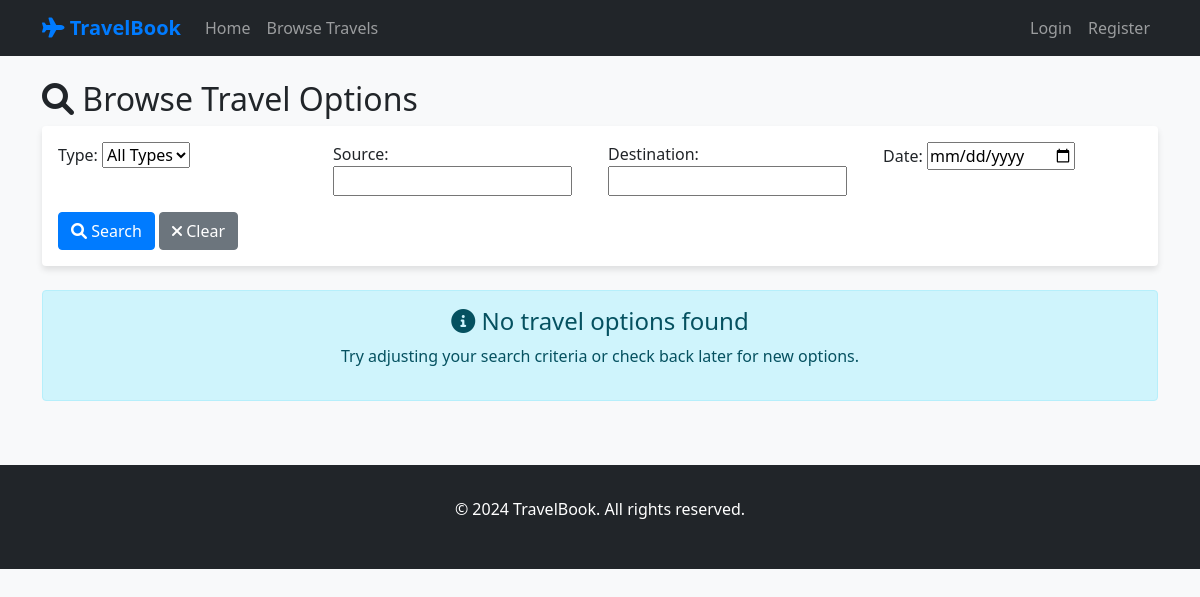
Before: /travels/ with the older database file.
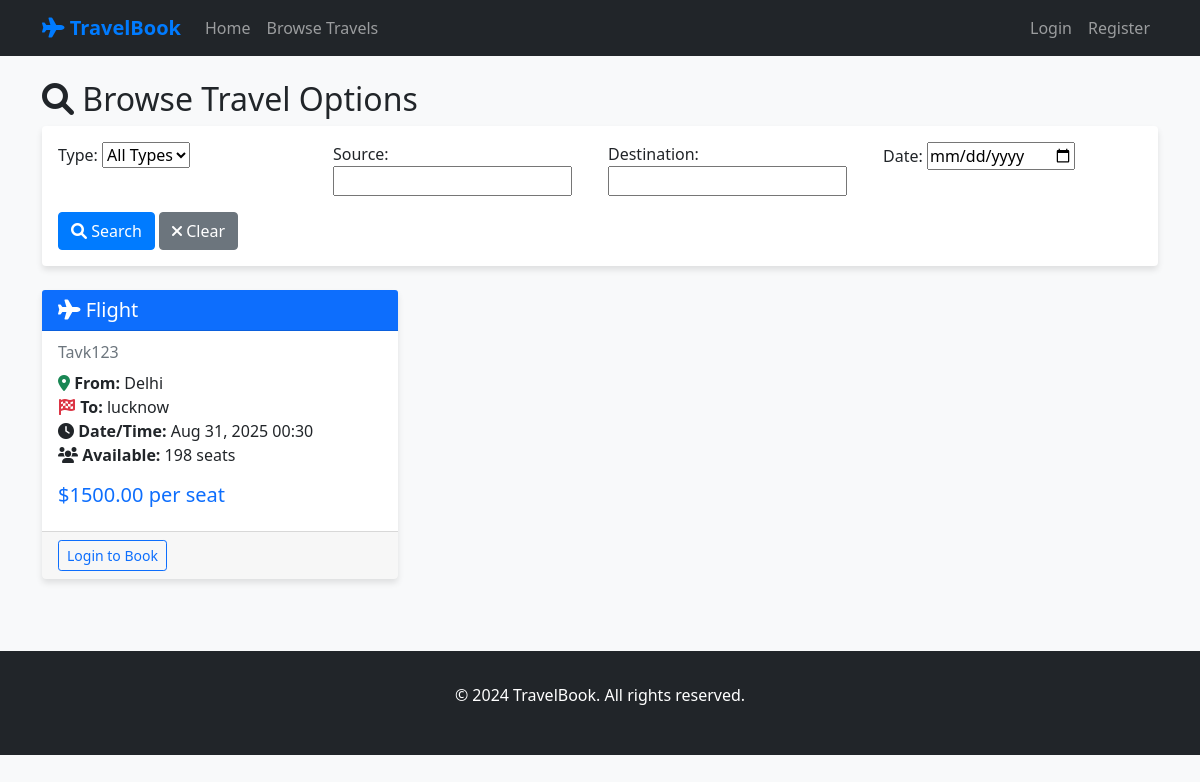
After: the same page with the newer database file.
### booking/models.py (models this page shows, shortened)
class TravelOption(models.Model):
    TRAVEL_TYPES = [
        ('flight', 'Flight'),
        ('train', 'Train'),
        ('bus', 'Bus'),
    ]
    travel_id = models.CharField(max_length=20, unique=True)
    type = models.CharField(max_length=20, choices=TRAVEL_TYPES)
    source = models.CharField(max_length=100)
    destination = models.CharField(max_length=100)
    date_time = models.DateTimeField()
    price = models.DecimalField(max_digits=10, decimal_places=2, validators=[MinValueValidator(0)])
    available_seats = models.PositiveIntegerField()
    created_at = models.DateTimeField(auto_now_add=True)
    class Meta:
        ordering = ['date_time']

### booking/views.py (the view)
# urls.py: path('travels/', views.travel_list, name='travel_list'),
def travel_list(request):
    form = TravelSearchForm(request.GET)
    travels = TravelOption.objects.filter(
        date_time__gte=timezone.now(),
        available_seats__gt=0
    )
    if form.is_valid():
        if form.cleaned_data['type']:
            travels = travels.filter(type=form.cleaned_data['type'])
        if form.cleaned_data['source']:
            travels = travels.filter(source__icontains=form.cleaned_data['source'])
        if form.cleaned_data['destination']:
            travels = travels.filter(destination__icontains=form.cleaned_data['destination'])
        if form.cleaned_data['date']:
            travels = travels.filter(date_time__date=form.cleaned_data['date'])
    paginator = Paginator(travels, 10)
    page_number = request.GET.get('page')
    page_obj = paginator.get_page(page_number)
    return render(request, 'booking/travel_list.html', {
        'form': form,
        'page_obj': page_obj,
        'travels': page_obj
    })

### booking/forms.py
class TravelSearchForm(forms.Form):
    TRAVEL_TYPES = [
        ('', 'All Types'),
        ('flight', 'Flight'),
        ('train', 'Train'),
        ('bus', 'Bus'),
    ]
    type = forms.ChoiceField(choices=TRAVEL_TYPES, required=False)
    source = forms.CharField(max_length=100, required=False)
    destination = forms.CharField(max_length=100, required=False)
    date = forms.DateField(required=False, widget=forms.DateInput(attrs={'type': 'date'}))

### booking/templates/booking/travel_list.html (shortened to what the changed rows need)
{% extends 'booking/base.html' %}
{% load crispy_forms_tags %}
{% block content %}
<div class="row">
    <div class="col-12">
        <h2><i class="fas fa-search"></i> Browse Travel Options</h2>
        {% if travels %}
            <div class="row">
                {% for travel in travels %}
                <div class="col-md-6 col-lg-4 mb-4">
                    <div class="card travel-card h-100">
                        <div class="card-header bg-{% if travel.type == 'flight' %}primary{% elif travel.type == 'train' %}success{% else %}warning{% endif %} text-white">
                            <h5 class="card-title mb-0">
                                <i class="fas fa-{% if travel.type == 'flight' %}plane{% elif travel.type == 'train' %}train{% else %}bus{% endif %}"></i>
                                {{ travel.get_type_display }}
                            </h5>
                        </div>
                        <div class="card-body">
                            <h6 class="card-subtitle mb-2 text-muted">{{ travel.travel_id }}</h6>
                            <p class="card-text">
                                <strong><i class="fas fa-map-marker-alt text-success"></i> From:</strong> {{ travel.source }}<br>
                                <strong><i class="fas fa-flag-checkered text-danger"></i> To:</strong> {{ travel.destination }}<br>
                                <strong><i class="fas fa-clock"></i> Date/Time:</strong> {{ travel.date_time|date:"M d, Y H:i" }}<br>
                                <strong><i class="fas fa-users"></i> Available:</strong> {{ travel.available_seats }} seats
                            </p>
                            <h5 class="text-primary">${{ travel.price }} per seat</h5>
                        </div>
                        <div class="card-footer">
                            {% if user.is_authenticated %}
                                {% if travel.available_seats > 0 %}
                                    <a href="{% url 'booking_create' travel.id %}" class="btn btn-primary btn-sm">
                                        <i class="fas fa-ticket-alt"></i> Book Now
                                    </a>
                                {% else %}
                                    <button class="btn btn-secondary btn-sm" disabled>
                                        <i class="fas fa-times"></i> Sold Out
                                    </button>
                                {% endif %}
                            {% else %}
                                <a href="{% url 'login' %}" class="btn btn-outline-primary btn-sm">
                                    Login to Book
                                </a>
                            {% endif %}
                        </div>
                    </div>
                </div>
                {% endfor %}
            </div>
        {% else %}
            <div class="alert alert-info text-center">
                <h4><i class="fas fa-info-circle"></i> No travel options found</h4>
                <p>Try adjusting your search criteria or check back later for new options.</p>
            </div>
        {% endif %}
    </div>
</div>
{% endblock %}

Changed rows visible on the page:
added TravelOption: type "Flight", travel_id "Tavk123", source "Delhi", destination "lucknow", date_time "Aug 31, 2025 00:30", available_seats "198", price "1500.00"
Other visible differences:
text no longer shown: "No travel options found Try adjusting your search criteria or check back later for new options."
